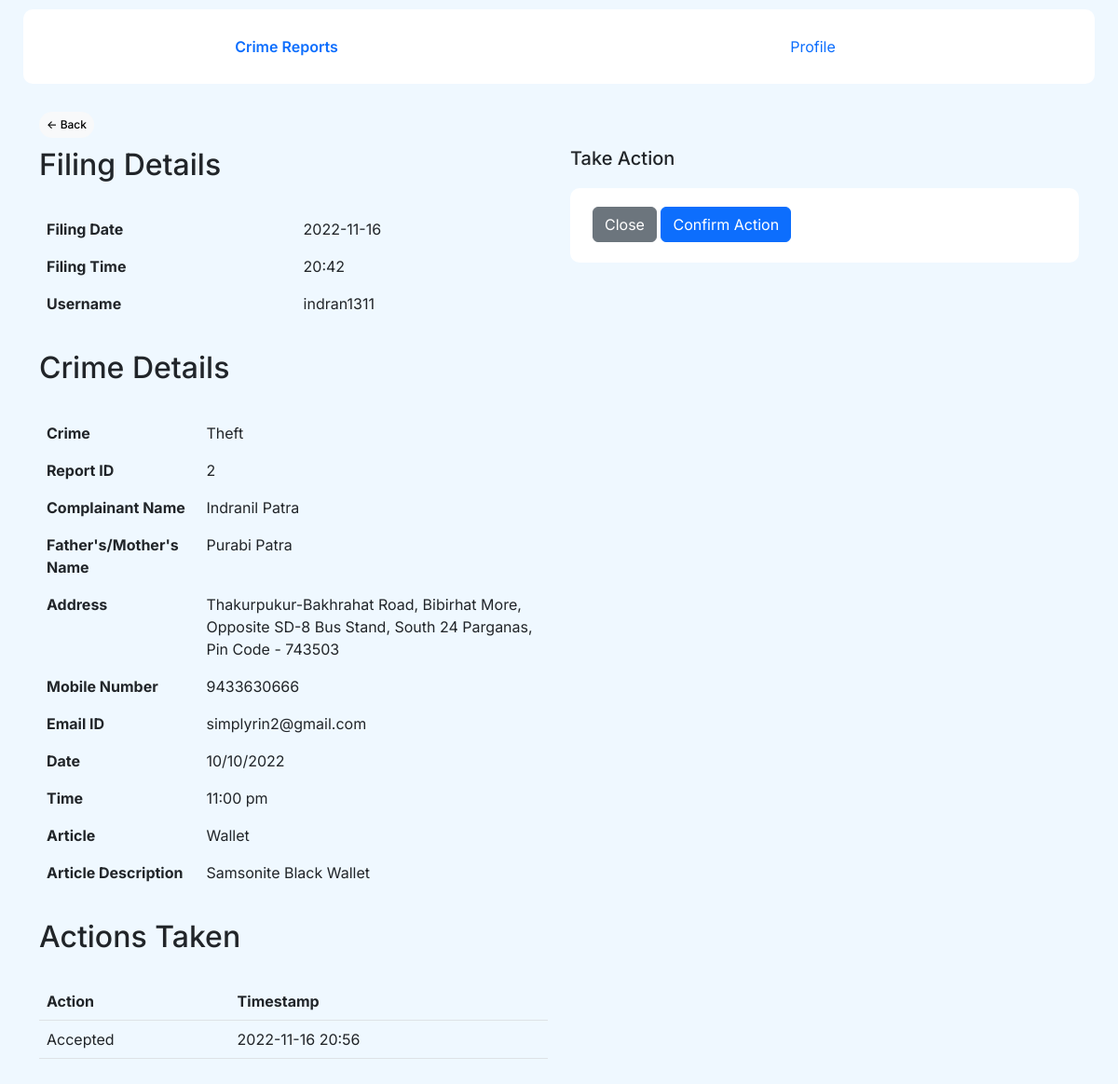
/police/action-page/2 (signed in), run on the app's committed database.
### models.py (models this page shows)
class TheftFir(db.Model):
    __tablename__='theft_fir'
    id=db.Column(db.Integer, primary_key=True, autoincrement=True)
    ftime=db.Column(db.DateTime, nullable=False)
    username=db.Column(db.String, db.ForeignKey('user.username'), nullable=False)
    cname=db.Column(db.String, nullable=False)
    pname=db.Column(db.String, nullable=False)
    address=db.Column(db.String, nullable=False)
    mob=db.Column(db.String, nullable=False)
    email=db.Column(db.String, nullable=False)
    place=db.Column(db.String, nullable=False)
    datetime=db.Column(db.String, nullable=False)
    aname=db.Column(db.String, nullable=False)
    description=db.Column(db.String, nullable=False)
    closed=db.Column(db.Integer, nullable=False)

class Actions(db.Model):
    __tablename__='actions'
    id=db.Column(db.Integer, db.ForeignKey('theft_fir.id'), primary_key=True)
    accepted=db.Column(db.Boolean)
    accepted_timeStamp=db.Column(db.DateTime)
    rejected=db.Column(db.Boolean)
    rejected_timeStamp=db.Column(db.DateTime)
    closed_timeStamp=db.Column(db.DateTime)
    remarks=db.Column(db.String)

### manager.py (the view, shortened to what this page needs)
@app.route('/police/action-page/<int:id>', methods=['GET','POST'])
@login_required
@admin_required
def action_page(id):
    if request.method=='GET':
        fir=db.session.query(TheftFir).filter(TheftFir.id==id).first()
        action_taken=db.session.query(Actions).filter(Actions.id==id).first()
        remarks=''
        actions=[]
        actions_timestamp=[]
        if action_taken is None:
            pass
        else:
            if action_taken.accepted==True:
                actions.append('Accepted')
                actions_timestamp.append(action_taken.accepted_timeStamp)
            else:
                remarks=action_taken.remarks
                if remarks==None:
                    remarks='No remarks'
                actions.append('Rejected')
                actions_timestamp.append(action_taken.rejected_timeStamp)
            if fir.closed==1:
                actions.append('Case closed')
                actions_timestamp.append(action_taken.closed_timeStamp)
        return render_template('action_page.html', fir=fir, actions=actions,actions_timestamp=actions_timestamp, remarks=remarks)

### manager.py (called while the page is built)
def permission_required(role):
    def decorator(f):
        @wraps(f)
        def decorated_function(*args, **kwargs):
            if current_user.get_role() != role:
                abort(403)
            return f(*args, **kwargs)
        return decorated_function
    return decorator

@login_manager.user_loader
def load_user(user_id):
    return User.query.get(int(user_id))

### models.py (called while the page is built)
    def get_role(self):
            return self.role

### templates/action_page.html (shortened to what this page needs)
{% extends 'base.html' %}
{% block content %}
<nav class="nav justify-content-center nav-justified sticky-top">
    <a class="nav-link active" aria-current="page" href="/police">Crime Reports</a>
    <a class="nav-link" href="/police/profile">Profile</a>
</nav>
<div class="container">
    <a href="/police"><span class="badge rounded-pill text-bg-light" style="padding: 8px; margin-bottom: 10px; font-weight: 500;"><- Back</span></a>
    <div class="row align-items-start">
    <div class="col">
      <h2>Filing Details</h2>
    <table class="table table-borderless table-responsive" style="margin-top: 30px; margin-bottom: 30px;">
        <tbody>
          <tr>
            <th scope="row">Filing Date</th>
            <td>{{fir['ftime'].strftime('%Y-%m-%d %H:%M').split(' ')[0]}}</td>
          </tr>
          <tr>
            <th scope="row">Filing Time</th>
            <td>{{fir['ftime'].strftime('%Y-%m-%d %H:%M').split(' ')[1]}}</td>
          </tr>
          <tr>
            <th scope="row">Username</th>
            <td>{{fir['username']}}</td>
          </tr>
        </tbody>
      </table>
    <h2>Crime Details</h2>
    <table class="table table-borderless table-responsive" style="margin-top: 30px; margin-bottom: 30px;">
        <tbody>
          <tr>
            <th scope="row">Crime</th>
            <td>{{fir['__tablename__'].split('_')[0].title()}}</td>
          </tr>
          <tr>
            <th scope="row">Report ID</th>
            <td>{{fir['id']}}</td>
          </tr>
          <tr>
            <th scope="row">Complainant Name</th>
            <td>{{fir['cname']}}</td>
          </tr>
          <tr>
            <th scope="row">Father's/Mother's Name</th>
            <td>{{fir['pname']}}</td>
          </tr>
          <tr>
            <th scope="row">Address</th>
            <td>{{fir['address']}}</td>
          </tr>
          <tr>
            <th scope="row">Mobile Number</th>
            <td>{{fir['mob']}}</td>
          </tr>
          <tr>
            <th scope="row">Email ID</th>
            <td>{{fir['email']}}</td>
          </tr>
          <tr>
            <th scope="row">Date</th>
            <td>{{fir['datetime'].split(' ')[0]}}</td>
          </tr>
          <tr>
            <th scope="row">Time</th>
            <td>{{fir['datetime'].split(' ')[1]+" "+fir['datetime'].split(' ')[2]}}</td>
          </tr>
          <tr>
            <th scope="row">Article</th>
            <td>{{fir['aname']}}</td>
          </tr>
          <tr>
            <th scope="row">Article Description</th>
            <td>{{fir['description']}}</td>
          </tr>
        </tbody>
      </table>
      <h2 style="margin-bottom: 20px;">Actions Taken</h2>
      <table class="table table-responsive" style="margin-top: 30px; margin-bottom: 30px;">
        <thead>
          <th>Action</th>
          <th>Timestamp</th>
        </thead>
        <tbody>
          {% for action in actions %}
          <tr>
            <td>{{action}}
            </td>
            <td>{{actions_timestamp[loop.index-1].strftime('%Y-%m-%d %H:%M')}}</td>
          </tr>
          {% endfor %}
        </tbody>
      </table>
      </div>
      <div class="col">
        <h5 style="margin-bottom: 20px;">Take Action</h5>
        {% if fir['closed'] == 1 %}
            <span class="badge rounded-pill text-bg-dark">Closed</span>
        {% else %}
        <nav class="nav">
            <div class="form-check form-check-inline">
                <form action="/police/action-page/{{fir['id']}}" method="POST">
                    {% if 'Accepted' in actions %}
                    <label class="btn btn-secondary" for="option3">Close</label>
                    {% endif %}
                    <button type="submit" class="btn btn-primary">Confirm Action</button>
                </form>
            </div>
        </nav>
        {% endif %}
    </div>
</div>
{% endblock %}

### templates/base.html (shortened to what this page needs)
<!doctype html>
<html lang="en">
  <head>
    <link href="https://cdn.jsdelivr.net/npm/bootstrap@5.2.2/dist/css/bootstrap.min.css" rel="stylesheet">
    <link rel="stylesheet" href="{{url_for("static", filename="styles/base.css")}}"/>
  </head>
  <body>
    {% block content %}
    {% endblock %}
  </body>
</html>

### static/styles/base.css (style rules this page uses)
* { font-family: 'Inter', sans-serif; }
body { padding: 10px 25px; background-color: rgb(239, 248, 255); }
nav { padding: 20px; background-color: white; border-radius: 10px; }
.container { margin-top: 30px; }
.active { font-weight: 600; }
a { text-decoration: none; }

### data on the page
TheftFir: ftime "2022-11-16", ftime "20:42", username "indran1311", id "2", cname "Indranil Patra", pname "Purabi Patra", address "Thakurpukur-Bakhrahat Road, Bibirhat More, Opposite SD-8 Bus Stand, South 24 Parganas, Pin Code - 743503", mob "9433630666", email "simplyrin2@gmail.com", datetime "10/10/2022", datetime "11:00 pm", aname "Wallet", description "Samsonite Black Wallet"
Actions: accepted_timeStamp "2022-11-16 20:56"

### other printed values
{{ fir['__tablename__'].split('_')[0].title() }} "Theft"
{{ action }} "Accepted"
